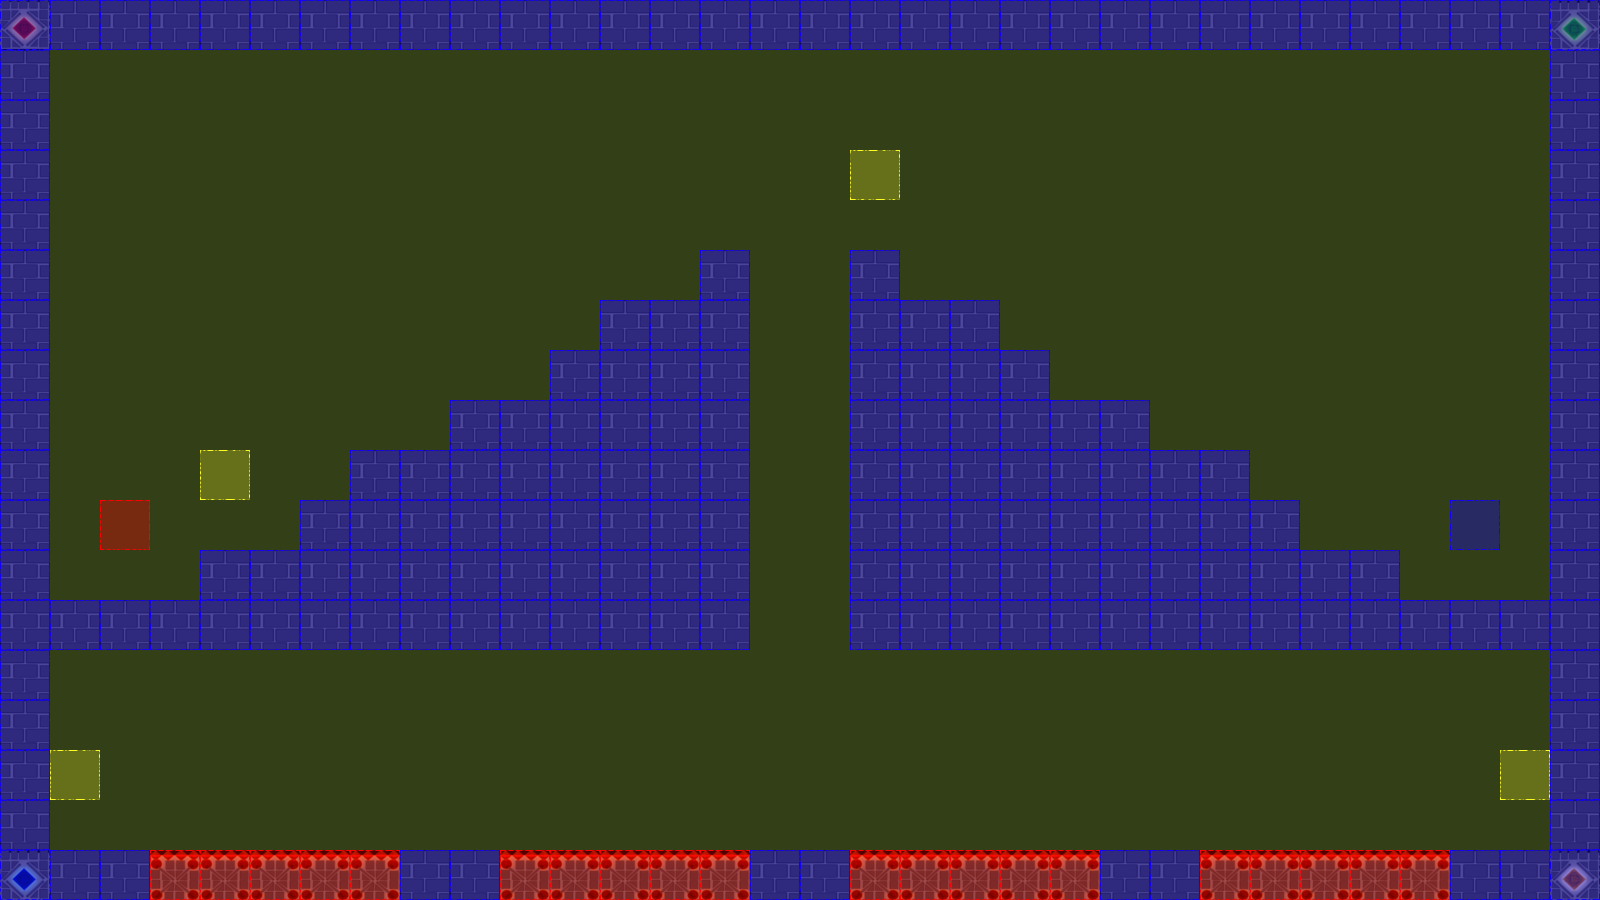

This game map was drawn from its Tiled (.tmx) file and the tilesets committed beside it. A one-line description and the trimmed map source follow:
An orthogonal 32x18 tile map with 50x50 px tiles, 3 tile layers (terrain, collision, event), 2 tilesets.

<map version="1.0" orientation="orthogonal" renderorder="left-up" width="32" height="18" tilewidth="50" tileheight="50" nextobjectid="3">
 <tileset firstgid="1" name="castleTile" tilewidth="50" tileheight="50" tilecount="36" columns="6">
  <image source="tiles/castleTile.png" width="300" height="300" />
 </tileset>
 <tileset firstgid="37" name="collisionTile" tilewidth="50" tileheight="50" tilecount="12" columns="3">
  <image source="tiles/collisionTile.png" width="150" height="200" />
 </tileset>
 <layer name="terrain" width="32" height="18">
  <data>[576 cells, 208 non-empty, 6 distinct tile ids]</data>
 </layer>
 <layer name="collision" width="32" height="18">
  <data>[576 cells, 576 non-empty, 3 distinct tile ids]</data>
 </layer>
 <layer name="event" width="32" height="18">
  <data>[576 cells, 6 non-empty, 3 distinct tile ids]</data>
 </layer>
</map>
